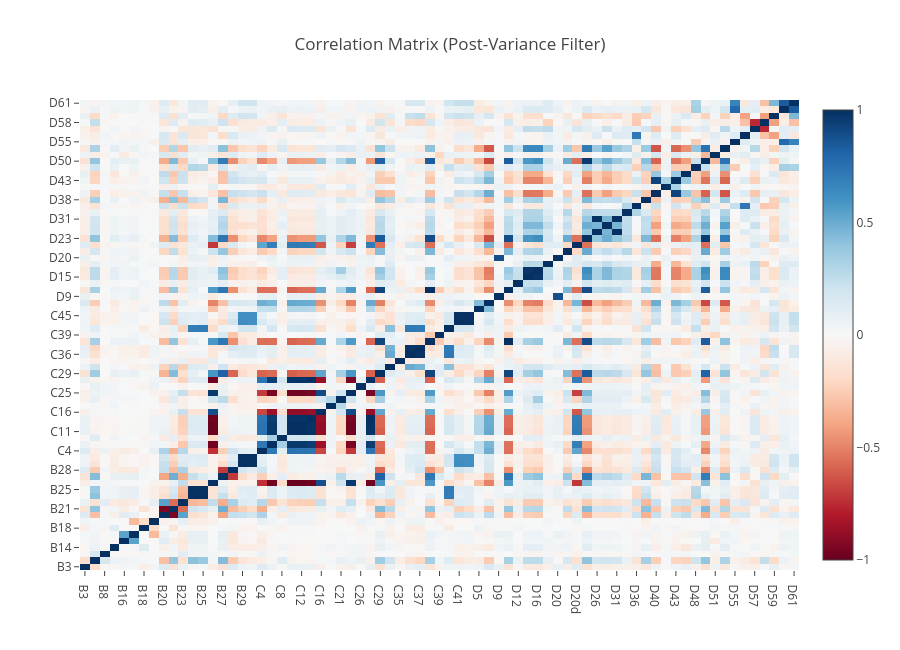

Notebook cell for this chart:
### Markdown cell above
## 8) Variance and Correlation Feature Pruning

### Code cell
scaling_excluded_cols = set(selected_categorical_cols + ['D49', 'Batch_Quality'])
numeric_cols = [
    c for c in df_filtered.select_dtypes(include=[np.number]).columns
    if c not in scaling_excluded_cols
]

# Step 1: Low variance removal
variance_series = df_filtered[numeric_cols].var().sort_values(ascending=True) if numeric_cols else pd.Series(dtype=float)
low_variance_cols = variance_series[variance_series < variance_threshold].index.tolist()

print(f'Numeric columns considered: {len(numeric_cols)}')
print(f'Low-variance columns (< {variance_threshold}): {len(low_variance_cols)}')
display(variance_series.head(20).rename('Variance').reset_index().rename(columns={'index': 'Column'}))

if remove_low_variance_columns:
    df_after_variance = apply_column_removal(df_filtered, low_variance_cols)
    print(f'Low-variance removal enabled: {len(low_variance_cols)} columns removed.')
else:
    df_after_variance = df_filtered.copy()
    print('Low-variance removal disabled: no columns removed.')

# Step 2: Correlation-based redundancy removal
numeric_after_var = [
    c for c in df_after_variance.select_dtypes(include=[np.number]).columns
    if c not in scaling_excluded_cols
]

corr_drop_cols = []
corr_pairs = []

if len(numeric_after_var) > 1:
    corr_matrix = df_after_variance[numeric_after_var].corr(method='pearson', min_periods=1)

    fig_corr = go.Figure(data=go.Heatmap(
        z=corr_matrix.values,
        x=corr_matrix.columns,
        y=corr_matrix.columns,
        colorscale='RdBu', zmid=0, zmin=-1, zmax=1
    ))
    fig_corr.update_layout(title='Correlation Matrix (Post-Variance Filter)', height=650)
    fig_corr.show()

    for i in range(len(corr_matrix.columns)):
        for j in range(i + 1, len(corr_matrix.columns)):
            a = corr_matrix.columns[i]
            b = corr_matrix.columns[j]
            r = corr_matrix.iloc[i, j]

            if abs(r) > correlation_threshold:
                miss_a = df_after_variance[a].isna().sum()
                miss_b = df_after_variance[b].isna().sum()
                drop_col = a if miss_a > miss_b else b
                keep_col = b if drop_col == a else a

                corr_pairs.append({
                    'Feature A': a, 'Feature B': b, 'Correlation': r,
                    'Missing A': miss_a, 'Missing B': miss_b,
                    'Keep': keep_col, 'Drop': drop_col
                })
                corr_drop_cols.append(drop_col)

corr_drop_cols = sorted(set(corr_drop_cols))
if corr_pairs:
    corr_pairs_df = pd.DataFrame(corr_pairs).sort_values(by='Correlation', key=lambda s: s.abs(), ascending=False)
    display(corr_pairs_df)

print(f'Highly-correlated columns found: {len(corr_drop_cols)}')

if remove_high_correlated_columns:
    df_after_correlation = apply_column_removal(df_after_variance, corr_drop_cols)
    print(f'Correlation removal enabled: {len(corr_drop_cols)} columns removed.')
else:
    df_after_correlation = df_after_variance.copy()
    print('Correlation removal disabled: no columns removed.')

print(f'Data shape after variance+correlation steps: {df_after_correlation.shape}')

### Figure 1 — Plotly figure (JSON) as saved in the notebook; plotly's stock layout.template omitted (floating-point values rounded to 4 significant figures; data arrays with more than 128 entries replaced by an {"elided": "..."} marker saying what was removed)
{"data": [{"colorscale": [[0, "rgb(103,0,31)"], [0.1, "rgb(178,24,43)"], [0.2, "rgb(214,96,77)"], [0.3, "rgb(244,165,130)"], [0.4, "rgb(253,219,199)"], [0.5, "rgb(247,247,247)"], [0.6, "rgb(209,229,240)"], [0.7, "rgb(146,197,222)"], [0.8, "rgb(67,147,195)"], [0.9, "rgb(33,102,172)"], [1, "rgb(5,48,97)"]], "type": "heatmap", "x": ["B3", "B4", "B8", "B14", "B16", "B17", "B18", "B19", "B20", "B21", "B23", "B24", "B25", "B26", "B27", "B28", "B29", "B31", "C4", "C5", "C8", "C11", "C12", "C13", "C16", "C18", "C21", "C25", "C26", "C28", "C29", "C33", "C35", "C36", "C37", "C38", "C39", "C40", "C41", "C45", "D5", "D6", "D9", "D10", "D12", "D15", "D16", "D19", "D20", "D20a", "D20d", "D23", "D26", "D28", "D31", "D33", "D36", "D38", "D40", "D42", "D43", "D47", "D48", "D50", "D51", "D53", "D55", "D56", "D57", "D58", "D59", "D60", "D61"], "y": ["B3", "B4", "B8", "B14", "B16", "B17", "B18", "B19", "B20", "B21", "B23", "B24", "B25", "B26", "B27", "B28", "B29", "B31", "C4", "C5", "C8", "C11", "C12", "C13", "C16", "C18", "C21", "C25", "C26", "C28", "C29", "C33", "C35", "C36", "C37", "C38", "C39", "C40", "C41", "C45", "D5", "D6", "D9", "D10", "D12", "D15", "D16", "D19", "D20", "D20a", "D20d", "D23", "D26", "D28", "D31", "D33", "D36", "D38", "D40", "D42", "D43", "D47", "D48", "D50", "D51", "D53", "D55", "D56", "D57", "D58", "D59", "D60", "D61"], "z": {"elided": "73x73 float values"}, "zmax": 1, "zmid": 0, "zmin": -1}], "layout": {"height": 650, "title": {"text": "Correlation Matrix (Post-Variance Filter)"}}}
